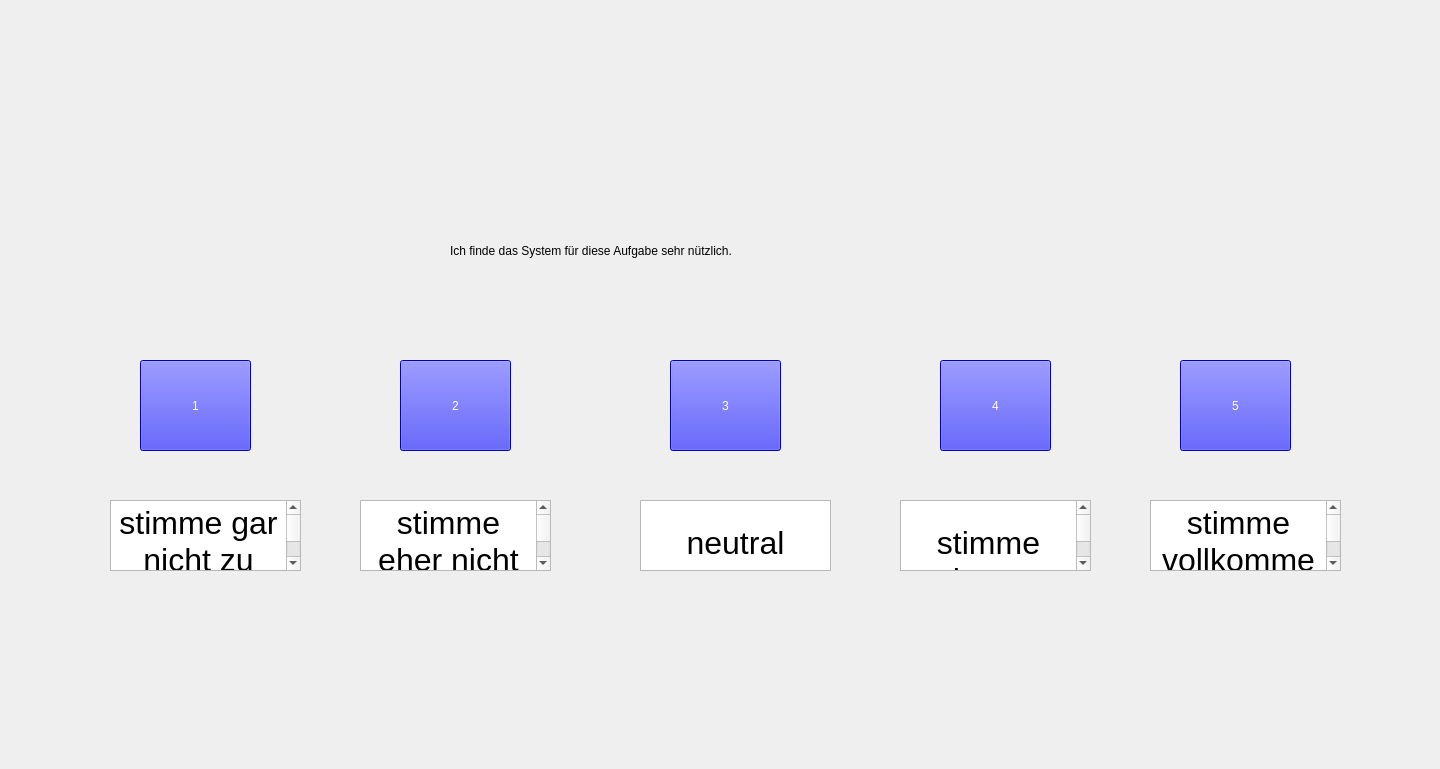
<?xml version="1.0" encoding="UTF-8"?>
<ui version="4.0">
 <class>Form</class>
 <widget class="QWidget" name="Form">
  <property name="geometry">
   <rect>
    <x>0</x>
    <y>0</y>
    <width>1440</width>
    <height>769</height>
   </rect>
  </property>
  <property name="windowTitle">
   <string>Form</string>
  </property>
  <widget class="QLabel" name="label">
   <property name="geometry">
    <rect>
     <x>450</x>
     <y>200</y>
     <width>551</width>
     <height>101</height>
    </rect>
   </property>
   <property name="styleSheet">
    <string notr="true">font: 24pt &quot;.AppleSystemUIFont&quot;;
</string>
   </property>
   <property name="text">
    <string>Ich finde das System für diese Aufgabe sehr nützlich.</string>
   </property>
  </widget>
  <widget class="QPushButton" name="pushButton">
   <property name="geometry">
    <rect>
     <x>140</x>
     <y>360</y>
     <width>111</width>
     <height>91</height>
    </rect>
   </property>
   <property name="styleSheet">
    <string notr="true">font: 36pt &quot;.AppleSystemUIFont&quot;; background-color:blue;color:white;</string>
   </property>
   <property name="text">
    <string>1</string>
   </property>
  </widget>
  <widget class="QPushButton" name="pushButton_2">
   <property name="geometry">
    <rect>
     <x>400</x>
     <y>360</y>
     <width>111</width>
     <height>91</height>
    </rect>
   </property>
   <property name="styleSheet">
    <string notr="true">font: 36pt &quot;.AppleSystemUIFont&quot;; background-color:blue;color:white;</string>
   </property>
   <property name="text">
    <string>2</string>
   </property>
  </widget>
  <widget class="QPushButton" name="pushButton_4">
   <property name="geometry">
    <rect>
     <x>940</x>
     <y>360</y>
     <width>111</width>
     <height>91</height>
    </rect>
   </property>
   <property name="styleSheet">
    <string notr="true">font: 36pt &quot;.AppleSystemUIFont&quot;; background-color:blue;color:white;</string>
   </property>
   <property name="text">
    <string>4</string>
   </property>
  </widget>
  <widget class="QPushButton" name="pushButton_3">
   <property name="geometry">
    <rect>
     <x>670</x>
     <y>360</y>
     <width>111</width>
     <height>91</height>
    </rect>
   </property>
   <property name="styleSheet">
    <string notr="true">font: 36pt &quot;.AppleSystemUIFont&quot;; background-color:blue;color:white;</string>
   </property>
   <property name="text">
    <string>3</string>
   </property>
  </widget>
  <widget class="QPushButton" name="pushButton_5">
   <property name="geometry">
    <rect>
     <x>1180</x>
     <y>360</y>
     <width>111</width>
     <height>91</height>
    </rect>
   </property>
   <property name="styleSheet">
    <string notr="true">font: 36pt &quot;.AppleSystemUIFont&quot;; background-color:blue;color:white;</string>
   </property>
   <property name="text">
    <string>5</string>
   </property>
  </widget>
  <widget class="QTextBrowser" name="textBrowser_1">
   <property name="geometry">
    <rect>
     <x>360</x>
     <y>500</y>
     <width>191</width>
     <height>71</height>
    </rect>
   </property>
   <property name="html">
    <string>&lt;!DOCTYPE HTML PUBLIC &quot;-//W3C//DTD HTML 4.0//EN&quot; &quot;http://www.w3.org/TR/REC-html40/strict.dtd&quot;&gt;
&lt;html&gt;&lt;head&gt;&lt;meta name=&quot;qrichtext&quot; content=&quot;1&quot; /&gt;&lt;style type=&quot;text/css&quot;&gt;
p, li { white-space: pre-wrap; }
&lt;/style&gt;&lt;/head&gt;&lt;body style=&quot; font-family:'.AppleSystemUIFont'; font-size:13pt; font-weight:400; font-style:normal;&quot;&gt;
&lt;p align=&quot;center&quot; style=&quot; margin-top:0px; margin-bottom:0px; margin-left:0px; margin-right:0px; -qt-block-indent:0; text-indent:0px;&quot;&gt;&lt;span style=&quot; font-size:24pt;&quot;&gt;stimme eher nicht zu&lt;/span&gt;&lt;/p&gt;
&lt;p align=&quot;center&quot; style=&quot;-qt-paragraph-type:empty; margin-top:0px; margin-bottom:0px; margin-left:0px; margin-right:0px; -qt-block-indent:0; text-indent:0px; font-size:24pt;&quot;&gt;&lt;br /&gt;&lt;/p&gt;&lt;/body&gt;&lt;/html&gt;</string>
   </property>
  </widget>
  <widget class="QTextBrowser" name="textBrowser_2">
   <property name="geometry">
    <rect>
     <x>110</x>
     <y>500</y>
     <width>191</width>
     <height>71</height>
    </rect>
   </property>
   <property name="html">
    <string>&lt;!DOCTYPE HTML PUBLIC &quot;-//W3C//DTD HTML 4.0//EN&quot; &quot;http://www.w3.org/TR/REC-html40/strict.dtd&quot;&gt;
&lt;html&gt;&lt;head&gt;&lt;meta name=&quot;qrichtext&quot; content=&quot;1&quot; /&gt;&lt;style type=&quot;text/css&quot;&gt;
p, li { white-space: pre-wrap; }
&lt;/style&gt;&lt;/head&gt;&lt;body style=&quot; font-family:'.AppleSystemUIFont'; font-size:13pt; font-weight:400; font-style:normal;&quot;&gt;
&lt;p align=&quot;center&quot; style=&quot; margin-top:0px; margin-bottom:0px; margin-left:0px; margin-right:0px; -qt-block-indent:0; text-indent:0px;&quot;&gt;&lt;span style=&quot; font-size:24pt;&quot;&gt;stimme gar nicht zu&lt;/span&gt;&lt;/p&gt;
&lt;p align=&quot;center&quot; style=&quot;-qt-paragraph-type:empty; margin-top:0px; margin-bottom:0px; margin-left:0px; margin-right:0px; -qt-block-indent:0; text-indent:0px; font-size:24pt;&quot;&gt;&lt;br /&gt;&lt;/p&gt;&lt;/body&gt;&lt;/html&gt;</string>
   </property>
  </widget>
  <widget class="QTextBrowser" name="textBrowser_3">
   <property name="geometry">
    <rect>
     <x>640</x>
     <y>500</y>
     <width>191</width>
     <height>71</height>
    </rect>
   </property>
   <property name="html">
    <string>&lt;!DOCTYPE HTML PUBLIC &quot;-//W3C//DTD HTML 4.0//EN&quot; &quot;http://www.w3.org/TR/REC-html40/strict.dtd&quot;&gt;
&lt;html&gt;&lt;head&gt;&lt;meta name=&quot;qrichtext&quot; content=&quot;1&quot; /&gt;&lt;style type=&quot;text/css&quot;&gt;
p, li { white-space: pre-wrap; }
&lt;/style&gt;&lt;/head&gt;&lt;body style=&quot; font-family:'.AppleSystemUIFont'; font-size:13pt; font-weight:400; font-style:normal;&quot;&gt;
&lt;p align=&quot;center&quot; style=&quot;-qt-paragraph-type:empty; margin-top:0px; margin-bottom:0px; margin-left:0px; margin-right:0px; -qt-block-indent:0; text-indent:0px;&quot;&gt;&lt;br /&gt;&lt;/p&gt;
&lt;p align=&quot;center&quot; style=&quot; margin-top:0px; margin-bottom:0px; margin-left:0px; margin-right:0px; -qt-block-indent:0; text-indent:0px;&quot;&gt;&lt;span style=&quot; font-size:24pt;&quot;&gt;neutral&lt;/span&gt;&lt;/p&gt;&lt;/body&gt;&lt;/html&gt;</string>
   </property>
  </widget>
  <widget class="QTextBrowser" name="textBrowser_4">
   <property name="geometry">
    <rect>
     <x>900</x>
     <y>500</y>
     <width>191</width>
     <height>71</height>
    </rect>
   </property>
   <property name="html">
    <string>&lt;!DOCTYPE HTML PUBLIC &quot;-//W3C//DTD HTML 4.0//EN&quot; &quot;http://www.w3.org/TR/REC-html40/strict.dtd&quot;&gt;
&lt;html&gt;&lt;head&gt;&lt;meta name=&quot;qrichtext&quot; content=&quot;1&quot; /&gt;&lt;style type=&quot;text/css&quot;&gt;
p, li { white-space: pre-wrap; }
&lt;/style&gt;&lt;/head&gt;&lt;body style=&quot; font-family:'.AppleSystemUIFont'; font-size:13pt; font-weight:400; font-style:normal;&quot;&gt;
&lt;p align=&quot;center&quot; style=&quot;-qt-paragraph-type:empty; margin-top:0px; margin-bottom:0px; margin-left:0px; margin-right:0px; -qt-block-indent:0; text-indent:0px;&quot;&gt;&lt;br /&gt;&lt;/p&gt;
&lt;p align=&quot;center&quot; style=&quot; margin-top:0px; margin-bottom:0px; margin-left:0px; margin-right:0px; -qt-block-indent:0; text-indent:0px;&quot;&gt;&lt;span style=&quot; font-size:24pt;&quot;&gt;stimme eher zu&lt;/span&gt;&lt;/p&gt;
&lt;p align=&quot;center&quot; style=&quot;-qt-paragraph-type:empty; margin-top:0px; margin-bottom:0px; margin-left:0px; margin-right:0px; -qt-block-indent:0; text-indent:0px; font-size:24pt;&quot;&gt;&lt;br /&gt;&lt;/p&gt;&lt;/body&gt;&lt;/html&gt;</string>
   </property>
  </widget>
  <widget class="QTextBrowser" name="textBrowser_5">
   <property name="geometry">
    <rect>
     <x>1150</x>
     <y>500</y>
     <width>191</width>
     <height>71</height>
    </rect>
   </property>
   <property name="html">
    <string>&lt;!DOCTYPE HTML PUBLIC &quot;-//W3C//DTD HTML 4.0//EN&quot; &quot;http://www.w3.org/TR/REC-html40/strict.dtd&quot;&gt;
&lt;html&gt;&lt;head&gt;&lt;meta name=&quot;qrichtext&quot; content=&quot;1&quot; /&gt;&lt;style type=&quot;text/css&quot;&gt;
p, li { white-space: pre-wrap; }
&lt;/style&gt;&lt;/head&gt;&lt;body style=&quot; font-family:'.AppleSystemUIFont'; font-size:13pt; font-weight:400; font-style:normal;&quot;&gt;
&lt;p align=&quot;center&quot; style=&quot; margin-top:0px; margin-bottom:0px; margin-left:0px; margin-right:0px; -qt-block-indent:0; text-indent:0px;&quot;&gt;&lt;span style=&quot; font-size:24pt;&quot;&gt;stimme vollkommen zu&lt;/span&gt;&lt;/p&gt;
&lt;p align=&quot;center&quot; style=&quot;-qt-paragraph-type:empty; margin-top:0px; margin-bottom:0px; margin-left:0px; margin-right:0px; -qt-block-indent:0; text-indent:0px; font-size:24pt;&quot;&gt;&lt;br /&gt;&lt;/p&gt;&lt;/body&gt;&lt;/html&gt;</string>
   </property>
  </widget>
 </widget>
 <resources/>
 <connections/>
</ui>
